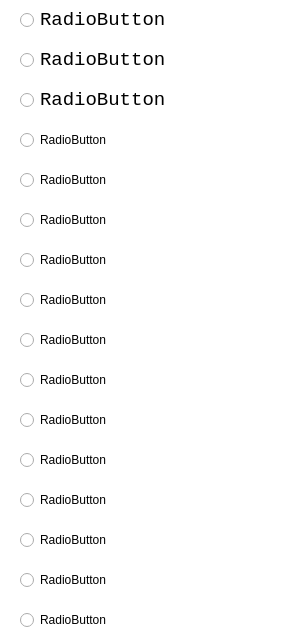
<?xml version="1.0" encoding="UTF-8"?>
<ui version="4.0">
 <class>Form</class>
 <widget class="QWidget" name="Form">
  <property name="geometry">
   <rect>
    <x>0</x>
    <y>0</y>
    <width>300</width>
    <height>640</height>
   </rect>
  </property>
  <property name="minimumSize">
   <size>
    <width>300</width>
    <height>640</height>
   </size>
  </property>
  <property name="maximumSize">
   <size>
    <width>300</width>
    <height>640</height>
   </size>
  </property>
  <property name="windowTitle">
   <string>Form</string>
  </property>
  <property name="styleSheet">
   <string notr="true">background-color: rgb(255, 255, 255);</string>
  </property>
  <widget class="QRadioButton" name="radioButton">
   <property name="geometry">
    <rect>
     <x>20</x>
     <y>0</y>
     <width>260</width>
     <height>40</height>
    </rect>
   </property>
   <property name="font">
    <font>
     <family>Consolas</family>
     <pointsize>14</pointsize>
    </font>
   </property>
   <property name="text">
    <string>RadioButton</string>
   </property>
  </widget>
  <widget class="QRadioButton" name="radioButton_2">
   <property name="geometry">
    <rect>
     <x>20</x>
     <y>40</y>
     <width>260</width>
     <height>40</height>
    </rect>
   </property>
   <property name="font">
    <font>
     <family>Consolas</family>
     <pointsize>14</pointsize>
    </font>
   </property>
   <property name="text">
    <string>RadioButton</string>
   </property>
  </widget>
  <widget class="QRadioButton" name="radioButton_3">
   <property name="geometry">
    <rect>
     <x>20</x>
     <y>80</y>
     <width>260</width>
     <height>40</height>
    </rect>
   </property>
   <property name="font">
    <font>
     <family>Consolas</family>
     <pointsize>14</pointsize>
     <weight>50</weight>
     <italic>false</italic>
     <bold>false</bold>
    </font>
   </property>
   <property name="styleSheet">
    <string notr="true">font: 14pt &quot;Consolas&quot;;</string>
   </property>
   <property name="text">
    <string>RadioButton</string>
   </property>
  </widget>
  <widget class="QRadioButton" name="radioButton_4">
   <property name="geometry">
    <rect>
     <x>20</x>
     <y>120</y>
     <width>260</width>
     <height>40</height>
    </rect>
   </property>
   <property name="styleSheet">
    <string notr="true">font: 14pt &quot;Consolas&quot;;</string>
   </property>
   <property name="text">
    <string>RadioButton</string>
   </property>
  </widget>
  <widget class="QRadioButton" name="radioButton_5">
   <property name="geometry">
    <rect>
     <x>20</x>
     <y>160</y>
     <width>260</width>
     <height>40</height>
    </rect>
   </property>
   <property name="styleSheet">
    <string notr="true">font: 14pt &quot;Consolas&quot;;</string>
   </property>
   <property name="text">
    <string>RadioButton</string>
   </property>
  </widget>
  <widget class="QRadioButton" name="radioButton_6">
   <property name="geometry">
    <rect>
     <x>20</x>
     <y>200</y>
     <width>260</width>
     <height>40</height>
    </rect>
   </property>
   <property name="styleSheet">
    <string notr="true">font: 14pt &quot;Consolas&quot;;</string>
   </property>
   <property name="text">
    <string>RadioButton</string>
   </property>
  </widget>
  <widget class="QRadioButton" name="radioButton_7">
   <property name="geometry">
    <rect>
     <x>20</x>
     <y>240</y>
     <width>260</width>
     <height>40</height>
    </rect>
   </property>
   <property name="styleSheet">
    <string notr="true">font: 14pt &quot;Consolas&quot;;</string>
   </property>
   <property name="text">
    <string>RadioButton</string>
   </property>
  </widget>
  <widget class="QRadioButton" name="radioButton_8">
   <property name="geometry">
    <rect>
     <x>20</x>
     <y>280</y>
     <width>260</width>
     <height>40</height>
    </rect>
   </property>
   <property name="styleSheet">
    <string notr="true">font: 14pt &quot;Consolas&quot;;</string>
   </property>
   <property name="text">
    <string>RadioButton</string>
   </property>
  </widget>
  <widget class="QRadioButton" name="radioButton_9">
   <property name="geometry">
    <rect>
     <x>20</x>
     <y>320</y>
     <width>260</width>
     <height>40</height>
    </rect>
   </property>
   <property name="styleSheet">
    <string notr="true">font: 14pt &quot;Consolas&quot;;</string>
   </property>
   <property name="text">
    <string>RadioButton</string>
   </property>
  </widget>
  <widget class="QRadioButton" name="radioButton_10">
   <property name="geometry">
    <rect>
     <x>20</x>
     <y>360</y>
     <width>260</width>
     <height>40</height>
    </rect>
   </property>
   <property name="styleSheet">
    <string notr="true">font: 14pt &quot;Consolas&quot;;</string>
   </property>
   <property name="text">
    <string>RadioButton</string>
   </property>
  </widget>
  <widget class="QRadioButton" name="radioButton_11">
   <property name="geometry">
    <rect>
     <x>20</x>
     <y>400</y>
     <width>260</width>
     <height>40</height>
    </rect>
   </property>
   <property name="styleSheet">
    <string notr="true">font: 14pt &quot;Consolas&quot;;</string>
   </property>
   <property name="text">
    <string>RadioButton</string>
   </property>
  </widget>
  <widget class="QRadioButton" name="radioButton_12">
   <property name="geometry">
    <rect>
     <x>20</x>
     <y>440</y>
     <width>260</width>
     <height>40</height>
    </rect>
   </property>
   <property name="styleSheet">
    <string notr="true">font: 14pt &quot;Consolas&quot;;</string>
   </property>
   <property name="text">
    <string>RadioButton</string>
   </property>
  </widget>
  <widget class="QRadioButton" name="radioButton_13">
   <property name="geometry">
    <rect>
     <x>20</x>
     <y>480</y>
     <width>260</width>
     <height>40</height>
    </rect>
   </property>
   <property name="styleSheet">
    <string notr="true">font: 14pt &quot;Consolas&quot;;</string>
   </property>
   <property name="text">
    <string>RadioButton</string>
   </property>
  </widget>
  <widget class="QRadioButton" name="radioButton_14">
   <property name="geometry">
    <rect>
     <x>20</x>
     <y>520</y>
     <width>260</width>
     <height>40</height>
    </rect>
   </property>
   <property name="styleSheet">
    <string notr="true">font: 14pt &quot;Consolas&quot;;</string>
   </property>
   <property name="text">
    <string>RadioButton</string>
   </property>
  </widget>
  <widget class="QRadioButton" name="radioButton_15">
   <property name="geometry">
    <rect>
     <x>20</x>
     <y>560</y>
     <width>260</width>
     <height>40</height>
    </rect>
   </property>
   <property name="styleSheet">
    <string notr="true">font: 14pt &quot;Consolas&quot;;</string>
   </property>
   <property name="text">
    <string>RadioButton</string>
   </property>
  </widget>
  <widget class="QRadioButton" name="radioButton_16">
   <property name="geometry">
    <rect>
     <x>20</x>
     <y>600</y>
     <width>260</width>
     <height>40</height>
    </rect>
   </property>
   <property name="styleSheet">
    <string notr="true">font: 14pt &quot;Consolas&quot;;</string>
   </property>
   <property name="text">
    <string>RadioButton</string>
   </property>
  </widget>
 </widget>
 <resources/>
 <connections/>
</ui>
